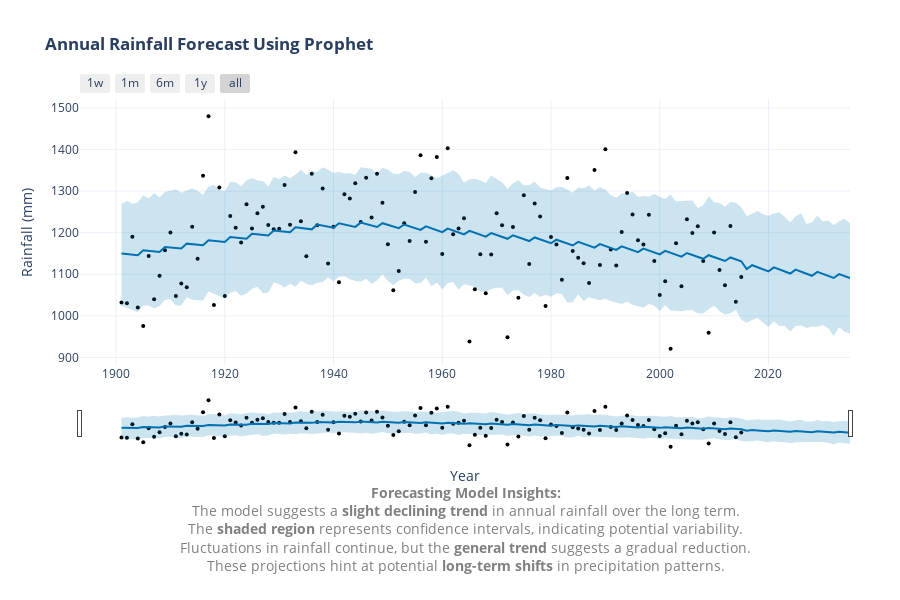

Source (notebook cell):
### Markdown cell above
Forecasting Future Rainfall

### Code cell
from prophet import Prophet
from prophet.plot import plot_plotly

# Convert YEAR to datetime for time series modeling
df['DATE'] = pd.to_datetime(df['YEAR'], format='%Y')
annual_rainfall_ts = df.set_index('DATE')['ANNUAL']

# Prepare the data for Prophet
prophet_data = annual_rainfall_ts.reset_index()
prophet_data.columns = ['ds', 'y']

# Train Prophet model
prophet_model = Prophet()
prophet_model.fit(prophet_data)

# Create a future dataframe for the next 20 years
future = prophet_model.make_future_dataframe(periods=20, freq='Y')
forecast = prophet_model.predict(future)

# Generate forecast plot
fig_forecast = plot_plotly(prophet_model, forecast)

# Update layout for better readability
fig_forecast.update_layout(
    title='<b>Annual Rainfall Forecast Using Prophet</b>',
    xaxis_title='Year',
    yaxis_title='Rainfall (mm)',
    template='plotly_white',
    height=600,  
    width=900,   
    margin=dict(l=80, r=50, t=100, b=150) 
)

# Add subtitle
fig_forecast.add_annotation(
    text="<b>Forecasting Model Insights:</b><br>"
         "The model suggests a <b>slight declining trend</b> in annual rainfall over the long term.<br>"
         "The <b>shaded region</b> represents confidence intervals, indicating potential variability.<br>"
         "Fluctuations in rainfall continue, but the <b>general trend</b> suggests a gradual reduction.<br>"
         "These projections hint at potential <b>long-term shifts</b> in precipitation patterns.",
    showarrow=False,
    xref="paper",
    yref="paper",
    x=0.5,
    y=-0.80,  # Adjusted to prevent clipping
    font=dict(size=14, color="gray"),
    align="center"
)

# Show plot
fig_forecast.show()

### Figure 1 — Plotly figure (JSON) as saved in the notebook; plotly's stock layout.template omitted (floating-point values rounded to 4 significant figures; data arrays with more than 128 entries replaced by an {"elided": "..."} marker saying what was removed)
{"data": [{"marker": {"color": "black", "size": 4}, "mode": "markers", "name": "Actual", "type": "scatter", "x": ["1901-01-01T00:00:00", "1902-01-01T00:00:00", "1903-01-01T00:00:00", "1904-01-01T00:00:00", "1905-01-01T00:00:00", "1906-01-01T00:00:00", "1907-01-01T00:00:00", "1908-01-01T00:00:00", "1909-01-01T00:00:00", "1910-01-01T00:00:00", "1911-01-01T00:00:00", "1912-01-01T00:00:00", "1913-01-01T00:00:00", "1914-01-01T00:00:00", "1915-01-01T00:00:00", "1916-01-01T00:00:00", "1917-01-01T00:00:00", "1918-01-01T00:00:00", "1919-01-01T00:00:00", "1920-01-01T00:00:00", "1921-01-01T00:00:00", "1922-01-01T00:00:00", "1923-01-01T00:00:00", "1924-01-01T00:00:00", "1925-01-01T00:00:00", "1926-01-01T00:00:00", "1927-01-01T00:00:00", "1928-01-01T00:00:00", "1929-01-01T00:00:00", "1930-01-01T00:00:00", "1931-01-01T00:00:00", "1932-01-01T00:00:00", "1933-01-01T00:00:00", "1934-01-01T00:00:00", "1935-01-01T00:00:00", "1936-01-01T00:00:00", "1937-01-01T00:00:00", "1938-01-01T00:00:00", "1939-01-01T00:00:00", "1940-01-01T00:00:00", "1941-01-01T00:00:00", "1942-01-01T00:00:00", "1943-01-01T00:00:00", "1944-01-01T00:00:00", "1945-01-01T00:00:00", "1946-01-01T00:00:00", "1947-01-01T00:00:00", "1948-01-01T00:00:00", "1949-01-01T00:00:00", "1950-01-01T00:00:00", "1951-01-01T00:00:00", "1952-01-01T00:00:00", "1953-01-01T00:00:00", "1954-01-01T00:00:00", "1955-01-01T00:00:00", "1956-01-01T00:00:00", "1957-01-01T00:00:00", "1958-01-01T00:00:00", "1959-01-01T00:00:00", "1960-01-01T00:00:00", "1961-01-01T00:00:00", "1962-01-01T00:00:00", "1963-01-01T00:00:00", "1964-01-01T00:00:00", "1965-01-01T00:00:00", "1966-01-01T00:00:00", "1967-01-01T00:00:00", "1968-01-01T00:00:00", "1969-01-01T00:00:00", "1970-01-01T00:00:00", "1971-01-01T00:00:00", "1972-01-01T00:00:00", "1973-01-01T00:00:00", "1974-01-01T00:00:00", "1975-01-01T00:00:00", "1976-01-01T00:00:00", "1977-01-01T00:00:00", "1978-01-01T00:00:00", "1979-01-01T00:00:00", "1980-01-01T00:00:00", "1981-01-01T00:00:00", "1982-01-01T00:00:00", "1983-01-01T00:00:00", "1984-01-01T00:00:00", "1985-01-01T00:00:00", "1986-01-01T00:00:00", "1987-01-01T00:00:00", "1988-01-01T00:00:00", "1989-01-01T00:00:00", "1990-01-01T00:00:00", "1991-01-01T00:00:00", "1992-01-01T00:00:00", "1993-01-01T00:00:00", "1994-01-01T00:00:00", "1995-01-01T00:00:00", "1996-01-01T00:00:00", "1997-01-01T00:00:00", "1998-01-01T00:00:00", "1999-01-01T00:00:00", "2000-01-01T00:00:00", "2001-01-01T00:00:00", "2002-01-01T00:00:00", "2003-01-01T00:00:00", "2004-01-01T00:00:00", "2005-01-01T00:00:00", "2006-01-01T00:00:00", "2007-01-01T00:00:00", "2008-01-01T00:00:00", "2009-01-01T00:00:00", "2010-01-01T00:00:00", "2011-01-01T00:00:00", "2012-01-01T00:00:00", "2013-01-01T00:00:00", "2014-01-01T00:00:00", "2015-01-01T00:00:00"], "y": [1032.0, 1030.0, 1190.0, 1020.0, 975.3, 1144.0, 1040.0, 1097.0, 1158.0, 1200.0, 1048.0, 1078.0, 1069.0, 1214.0, 1137.0, 1337.0, 1480.0, 1026.0, 1309.0, 1048.0, 1240.0, 1212.0, 1176.0, 1268.0, 1210.0, 1247.0, 1263.0, 1218.0, 1208.0, 1209.0, 1315.0, 1219.0, 1394.0, 1228.0, 1143.0, 1342.0, 1218.0, 1307.0, 1126.0, 1215.0, 1081.0, 1293.0, 1282.0, 1319.0, 1226.0, 1333.0, 1237.0, 1342.0, 1272.0, 1172.0, 1061.0, 1108.0, 1223.0, 1180.0, 1298.0, 1386.0, 1178.0, 1331, 1382.0, 1149, 1403, 1196.0, 1210.0, 1235.0, 938.4, 1064, 1148.0, 1054.0, 1148.0, 1247, 1218, 948.5, 1214, 1044.0, 1290.0, 1125.0, 1270.0, 1239.0, 1023.0, 1190.0, 1172.0, 1087.0, 1332.0, 1156.0, 1140, 1127.0, 1079.0, 1351, 1122.0, 1401.0, 1160.0, 1121.0, 1202.0, 1296.0, 1244.0, 1182.0, 1171.0, 1244.0, 1132, 1050.0, 1083.0, 920.8, 1174.0, 1071.0, 1232.0, 1199.0, 1216.0, 1132.0, 959.3, 1200.0, 1110.0, 1074.0, 1216.0, 1034.0, 1093.0]}, {"hoverinfo": "skip", "line": {"width": 0}, "mode": "lines", "type": "scatter", "x": {"elided": "135 str values"}, "y": {"elided": "135 float values"}}, {"fill": "tonexty", "fillcolor": "rgba(0, 114, 178, 0.2)", "line": {"color": "#0072B2", "width": 2}, "mode": "lines", "name": "Predicted", "type": "scatter", "x": {"elided": "135 str values"}, "y": {"elided": "135 float values"}}, {"fill": "tonexty", "fillcolor": "rgba(0, 114, 178, 0.2)", "hoverinfo": "skip", "line": {"width": 0}, "mode": "lines", "type": "scatter", "x": {"elided": "135 str values"}, "y": {"elided": "135 float values"}}], "layout": {"annotations": [{"align": "center", "font": {"color": "gray", "size": 14}, "showarrow": false, "text": "<b>Forecasting Model Insights:</b><br>The model suggests a <b>slight declining trend</b> in annual rainfall over the long term.<br>The <b>shaded region</b> represents confidence intervals, indicating potential variability.<br>Fluctuations in rainfall continue, but the <b>general trend</b> suggests a gradual reduction.<br>These projections hint at potential <b>long-term shifts</b> in precipitation patterns.", "x": 0.5, "xref": "paper", "y": -0.8, "yref": "paper"}], "height": 600, "margin": {"b": 150, "l": 80, "r": 50, "t": 100}, "showlegend": false, "title": {"text": "<b>Annual Rainfall Forecast Using Prophet</b>"}, "width": 900, "xaxis": {"rangeselector": {"buttons": [{"count": 7, "label": "1w", "step": "day", "stepmode": "backward"}, {"count": 1, "label": "1m", "step": "month", "stepmode": "backward"}, {"count": 6, "label": "6m", "step": "month", "stepmode": "backward"}, {"count": 1, "label": "1y", "step": "year", "stepmode": "backward"}, {"step": "all"}]}, "rangeslider": {"visible": true}, "title": {"text": "Year"}, "type": "date"}, "yaxis": {"title": {"text": "Rainfall (mm)"}}}}
